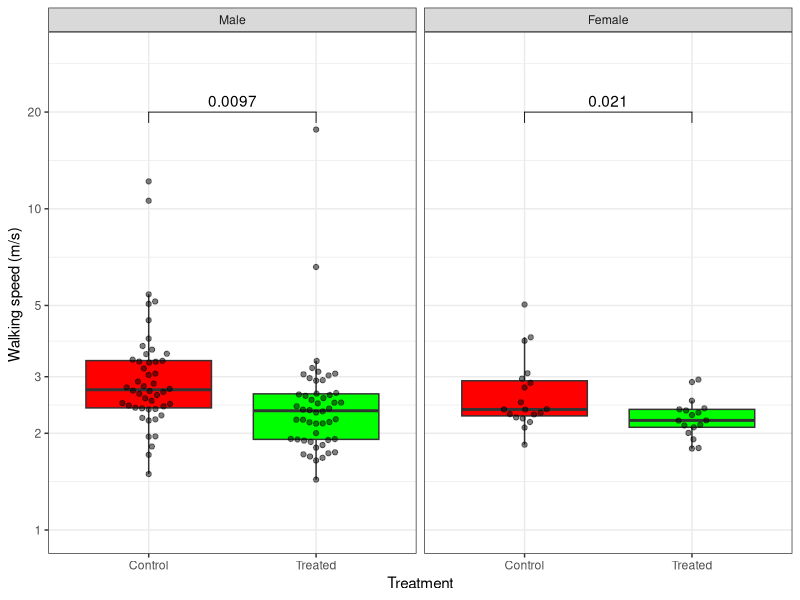
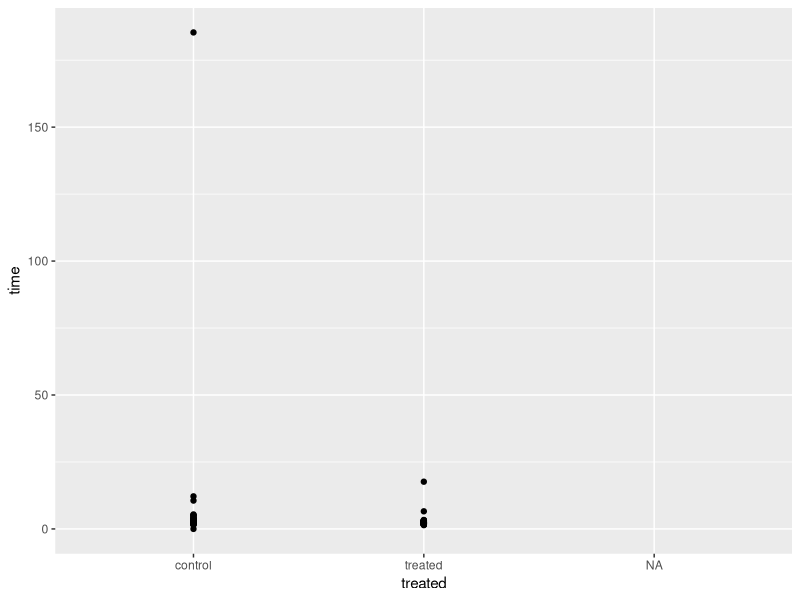
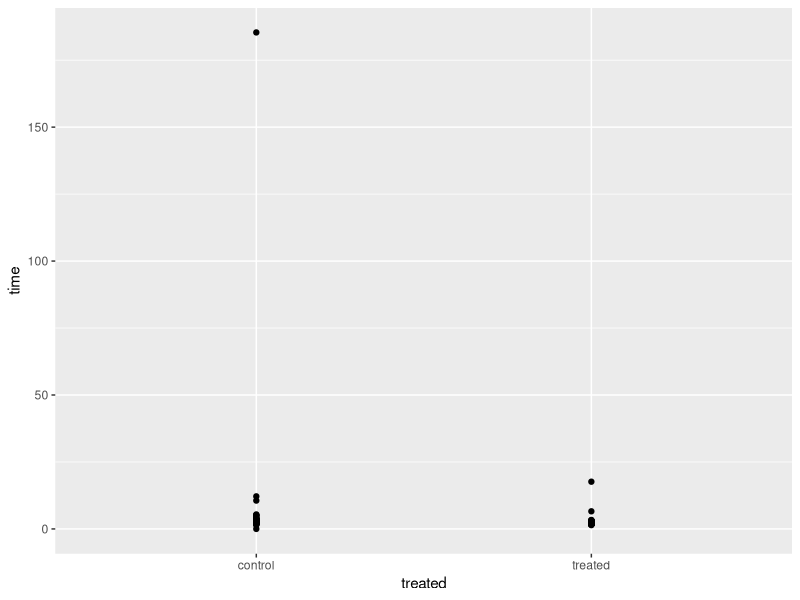
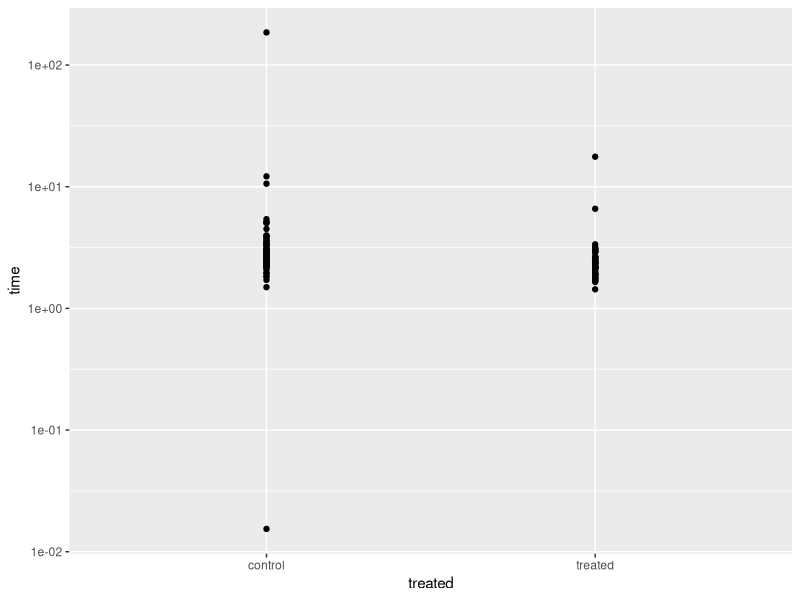
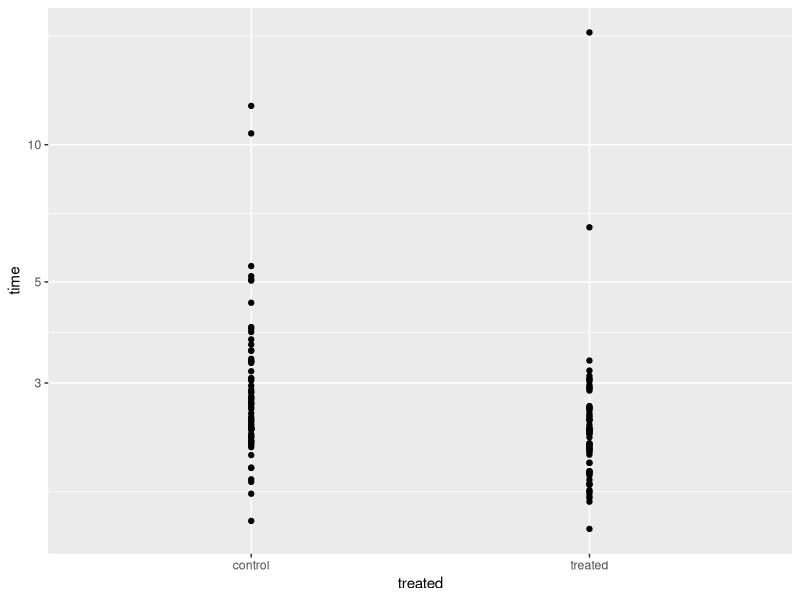
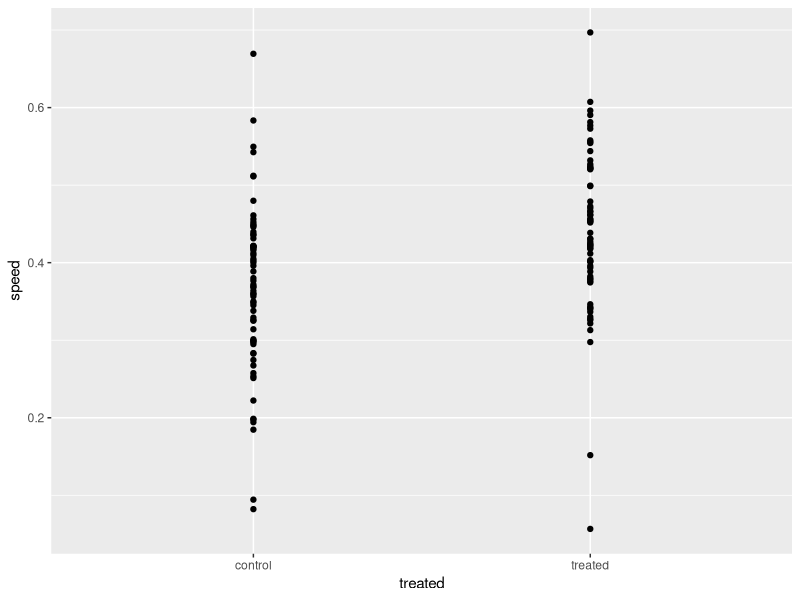
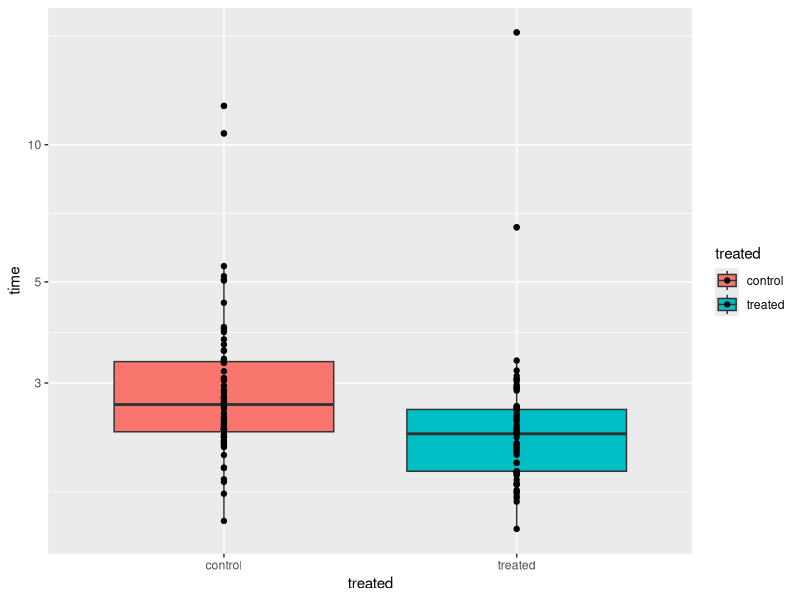
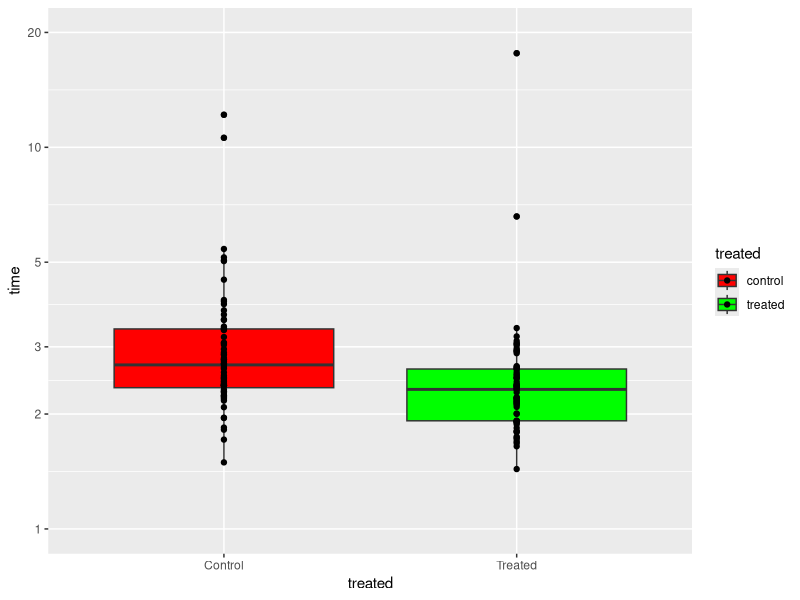

These charts were generated, in order, by the following R code:
## ---- chunk 1
library(ggplot2)
library(ggpubr)
library(ggbeeswarm)
library(readxl)
## ---- chunk 2
alldata <- read_excel("walkingspeed.xlsx", sheet="combined", range="A1:F139")
head(alldata)
## ---- chunk 3
alldata2 <- subset(alldata, time<100 & time>1)
ggplot(remove_missing(alldata2), aes(x=treated, y=time, fill=treated)) +
  geom_boxplot(outlier.shape = NA) +   # 
  geom_beeswarm(cex=2,alpha=0.5) +
  facet_wrap(~factor(sex, levels=c("M", "F")), labeller=labeller(.rows=c(M="Male",F="Female"))) +
  scale_fill_manual(values=c("red","green")) +
  scale_y_log10(breaks=c(1,2,3,5,10,20), limits=c(1,30)) +
  scale_x_discrete(labels=c(`treated`="Treated",`control`="Control"),
                   breaks=c("treated", "control"),
                   na.translate=FALSE)+
  stat_compare_means(method="t.test",label = "p.format", comparisons = list(c("control","treated"))) +
  labs(x="Treatment", y="Walking speed (m/s) ", fill="Treatment") +
  theme_bw() + 
  theme(legend.position = "none")
## ---- chunk 4
ggplot(alldata, aes(x=treated, y=time)) + geom_point()
## ---- chunk 5
alldata2 <- remove_missing(alldata)
## ---- chunk 6
alldata <- subset(alldata, !is.na(treated))
ggplot(alldata, aes(x=treated, y=time)) + geom_point()
## ---- chunk 7
ggplot(alldata, aes(x=treated, y=time)) + geom_point() + scale_y_log10()
## ---- chunk 8
# This code sets the outlying points to 'NA' (missing)
# This is fine if you're sure you want the change to affect all subsequent analysis
# But if you only want to affect the graph but otherwise leave the data the way it was,
# then use a 'subset' within the ggplot call or use 'y_scale_continuous' to set the limits.
alldata$time[alldata$time>100] <- NA
alldata$time[alldata$time<0.1] <- NA
ggplot(remove_missing(alldata), aes(x=treated, y=time)) + geom_point() + scale_y_log10()
## ---- chunk 9
alldata$speed <- 1 / alldata$time
ggplot(remove_missing(alldata), aes(x=treated, y=speed)) + geom_point()
## ---- chunk 10
ggplot(alldata, aes(x=treated, y=time, fill=treated)) +
  geom_boxplot() +
  geom_point() + 
  scale_y_log10()
## ---- chunk 11
g <- ggplot(alldata, aes(x=treated, y=time, fill=treated)) +
  geom_boxplot() +
  geom_point() +
  scale_fill_manual(values=c(`treated`="green",`control`="red")) +
  scale_y_log10(breaks=c(1,2,3,5,10,20), 
                limits=c(1,20)) + 
  scale_x_discrete(na.translate=FALSE, 
                   labels=c(`treated`="Treated",`control`="Control"))
g
## ---- chunk 12
g <- g + theme_bw() + theme(legend.position="none")
g
## ---- chunk 13
g + facet_wrap(~sex)
## ---- chunk 14
g <- g + facet_wrap(~sex, labeller=labeller(.rows=c(`F`="Female", `M`="Male")))
g
## ---- chunk 15
g <- g + labs(x="Treatment Group", y="Time (s)")
g
## ---- chunk 16
ggsave(filename = "testgraph1.png", g, height=10, width=5)
ggsave(filename = "testgraph2.png", g, height=4, width=4)
## ---- chunk 17
library(ggbeeswarm)
ggplot(remove_missing(alldata), aes(x=treated, y=time, fill=treated)) +
  geom_boxplot(outlier.shape = NA) +   # 
  geom_beeswarm(cex=2,alpha=0.5) +
  facet_wrap(~factor(sex, levels=c("M", "F")), labeller=labeller(.rows=c(M="Male",F="Female"))) +
  scale_fill_manual(values=c("red","green")) +
  scale_y_log10(breaks=c(1,2,3,5,10,20), limits=c(1,30)) +
  scale_x_discrete(labels=c(`treated`="Treated",`control`="Control"),
                   breaks=c("treated", "control"),
                   na.translate=FALSE)+
  stat_compare_means(method="t.test",label = "p.format", comparisons = list(c("control","treated"))) +
  labs(x="Treatment", y="Walking speed (m/s) ", fill="Treatment") +
  theme_bw() + 
  theme(legend.position = "none")
## ---- chunk 18
ggplot(remove_missing(alldata), aes(x=treated, y=time, fill=treated)) +
  facet_wrap(~sex, labeller=labeller(sex=c(M="Male",F="Female"))) +
  stat_summary( geom="bar", fun=mean,width=0.5) +
  stat_summary( geom="errorbar", fun.data=mean_se,width=0.3 ,size=1) + 
  stat_compare_means(method="t.test", 
                     comparisons = list(c("control","treated")) ,
                     label.y = 5) +
  labs(x="Treatment", y="Walking speed (m/s) ", fill="Treatment") +
  theme(legend.position = "none") + theme_bw()
